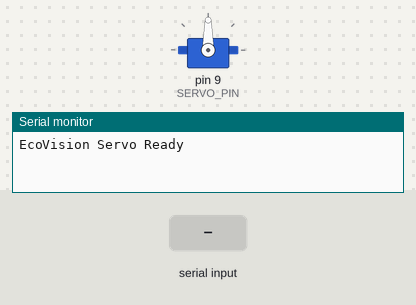
The sketch below on a simulated Arduino Uno, built with avr-gcc and run on an emulated ATmega328P. On the bench: servo, the last lines printed to the serial monitor. The test bench sets the inputs (shaded band).

Above: at 1.2 s.
1.3 s: "30,150\n" received over Serial
At 2.5 s:
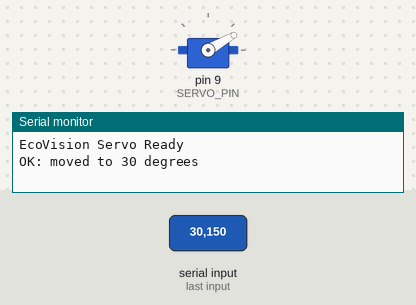
2.8 s: "5\n" received over Serial
At 3.6 s:
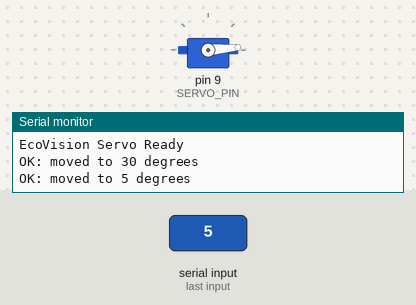
4.3 s: "90,45\n" received over Serial
At 4.9 s:
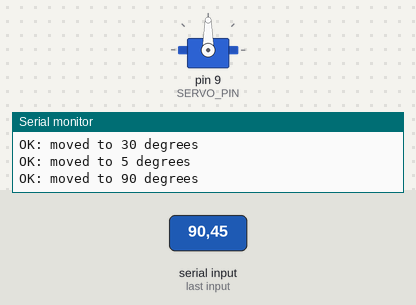
Timing chart, 0 to 7.3 s (numbered marks = the images above; inputs shaded):
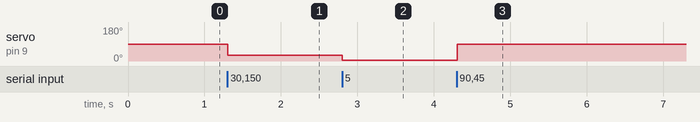

The sketch:

servo_control.ino
```cpp
/*
 * EcoVision — Servo Control for Smart Bin
 *
 * Receives a servo angle (0, 90, or 180) from Python via Serial,
 * then rotates the servo to that position.
 *
 * Wiring:
 *   - Servo signal → Pin 9
 *   - Servo VCC    → 5V (or external supply for high-torque servos)
 *   - Servo GND    → GND
 *
 * Serial: 9600 baud, angle sent as ASCII string terminated with '\n'
 */

#include <Servo.h>

Servo binServo;

const int SERVO_PIN = 9;
const int DEFAULT_ANGLE = 90;  // starting position (Organic / center)

void setup() {
    Serial.begin(9600);
    binServo.attach(SERVO_PIN);
    binServo.write(DEFAULT_ANGLE);  // move to center on boot
    Serial.println("EcoVision Servo Ready");
}

void loop() {
    if (Serial.available() > 0) {
        String input = Serial.readStringUntil('\n');
        input.trim();

        int angle = input.toInt();

        // Validate angle range
        if (angle >= 0 && angle <= 180) {
            binServo.write(angle);
            Serial.print("OK: moved to ");
            Serial.print(angle);
            Serial.println(" degrees");
        } else {
            Serial.print("ERR: invalid angle ");
            Serial.println(input);
        }
    }
}
```

Measured:
- after the input at 1.3 s, servo on pin 9 (SERVO_PIN): 90° → 30° at once
- after the input at 2.8 s, servo on pin 9 (SERVO_PIN): 30° → 5° at once
- after the input at 4.3 s, servo on pin 9 (SERVO_PIN): 5° → 90° at once
